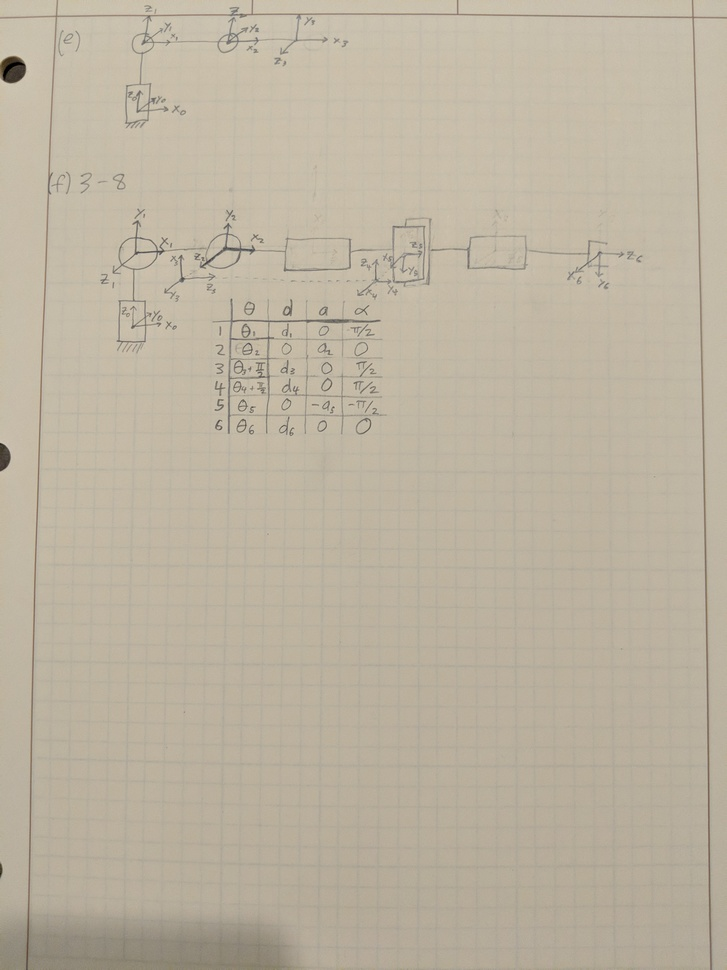
//> input picture me537/IMG_20180925_212853~2.jpg, 727 x 970 px, shrunk from 3024 x 4032 before the run, given in place of MotionFieldVideo.mp4, which was not available
$ ./feature_matching   (built with g++ and OpenCV 4)
//> lines starting //> are read from the running program, lines starting //| are printed output that depends on the picture; after the words box and inside, x2 and y2 are one past the last pixel; in counts of white or black regions, pixels touching at a corner belong together; pictures that were not available may be replaced by others from this repository, and a replacement may not be noted
#include <opencv2/opencv.hpp>
#include <iostream>
#include <string>
#include <vector>

using namespace std;
using namespace cv;

Point2f point_corrected(Point2f pt, int w, Mat img);

int main(int argc, char **argv)
{

  int skip_frames = 0;
  if ( argc > 1)
    skip_frames = stoi(argv[1]);
  else
    skip_frames = 10;

  VideoCapture cap("/home/seth/school/robotic_vision/5/MotionFieldVideo.mp4");
  int w(5);
  int ws = w*10;
  Size winSize(21, 21), templateSize(w,w), searchSize(ws,ws);
  int match_method = cv::TM_SQDIFF_NORMED;

  TermCriteria crit{TermCriteria::COUNT + TermCriteria::EPS, 40, 0.001};
  int MAX_CORNERS(500), PYRAMID_LEVEL(2);
  double QUALITY(0.01), MIN_DIST(10.0), MIN_EIG(0.02);

  vector<Point2f> corners;
  vector<Point2f> prev_corners;

  Mat gray, prev_gray, frame;
  int frame_num = 0;
  cout << "-- Beginning launch sequence..." << endl;
  while (true)
  {
    if ( frame.empty() )
    {
      cap >> frame;
//> frame is the input picture: 970 rows x 727 cols, CV_8UC3; mean B, G, R 161, 179.3, 188.7
      cvtColor(frame, prev_gray, COLOR_BGR2GRAY);
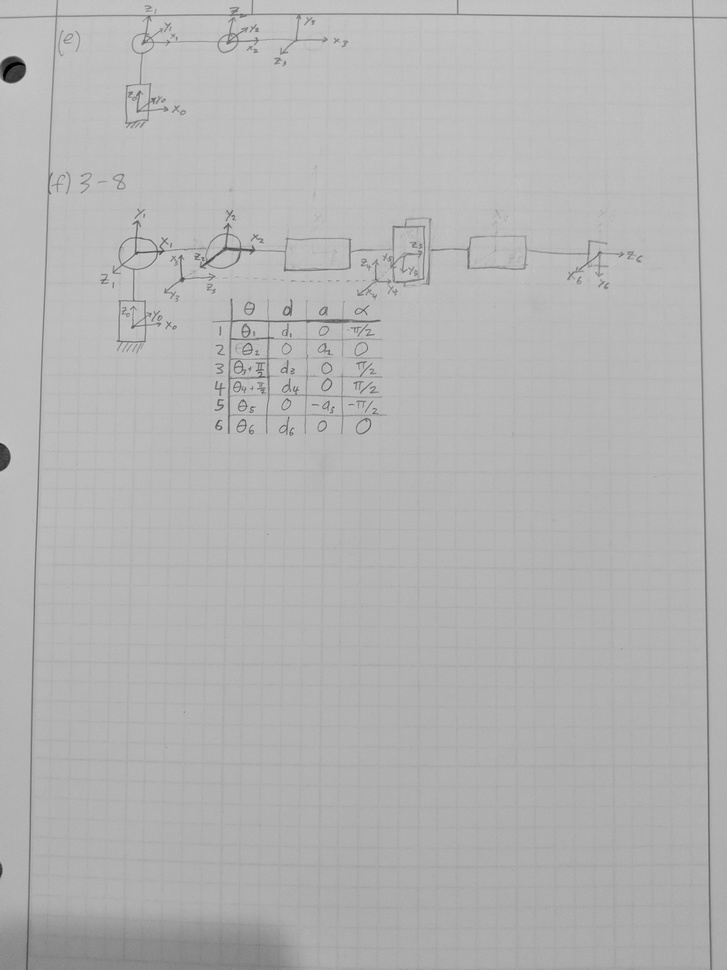
//> prev_gray: 970 rows x 727 cols, CV_8UC1; min 0, max 209, mean 180
    }

    for (int i=0; i <= skip_frames; i++)
      cap >> frame;
    if (frame.empty())
    {
      cout << "-- Main engine cutoff";
      break;
    }

    if ( !gray.empty() )
      gray.copyTo(prev_gray);
    cvtColor(frame, gray, COLOR_BGR2GRAY);
    goodFeaturesToTrack(prev_gray, prev_corners, MAX_CORNERS, QUALITY, MIN_DIST);
//> prev_corners = 312 Points (x, y), first 12: [181, 255], [228, 223], [137, 111], [160, 253], [184, 278], [255, 250], [200, 266], [132, 327], [135, 253], [268, 336], [137, 221], [328, 401]

    // int counter(0);
    for (int i=0; i < prev_corners.size(); i++)
    {
      Point2f pt = point_corrected(prev_corners[i], w, frame);
      Rect templ_roi(pt, templateSize);
      Mat templ = prev_gray(templ_roi);
      Point2f search_pt = point_corrected(prev_corners[i], ws, frame);
      Rect search_roi(search_pt, searchSize);
      Mat search_box = gray(search_roi);

      int res_cols = search_box.cols - templ.cols + 1;
      int res_rows = search_box.rows - templ.rows + 1;
      Mat result;
      result.create(res_rows, res_cols, CV_32FC1);
      matchTemplate(search_box, templ, result, match_method);
      normalize(result, result, 0, 1, cv::NORM_MINMAX, -1, Mat());

      double minVal; double maxVal;
      cv::Point matchLoc, minLoc, maxLoc;
      cv::minMaxLoc( result, &minVal, &maxVal, &minLoc, &maxLoc, cv::Mat());
      matchLoc.x = pt.x - res_cols/2.0 + minLoc.x;
      matchLoc.y = pt.y - res_rows/2.0 + minLoc.y;

      circle(frame, prev_corners[i], 3, Scalar(0,255,0), -1);
      line(frame, prev_corners[i], matchLoc, Scalar(0,0,255), 1);
      // counter++;
    }
//> this loop made 312 passes
//> (x in point_corrected, y in point_corrected, templ_roi, x in point_corrected (second call), y in point_corrected (second call), search_roi, minLoc, maxLoc) on passes 1 to 3: (178.5, 252.5, Rect(178, 252, 5, 5), 156, 230, Rect(156, 230, 50, 50), Point(22, 22), Point(3, 20)), (225.5, 220.5, Rect(226, 220, 5, 5), 203, 198, Rect(203, 198, 50, 50), Point(23, 22), Point(21, 27)), (134.5, 108.5, Rect(134, 108, 5, 5), 112, 86, Rect(112, 86, 50, 50), Point(22, 22), Point(40, 12))
//> pass 1, `Mat search_box = gray(search_roi);`:
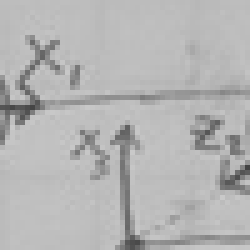
//> search_box: 50 rows x 50 cols, CV_8UC1 (shown 5 times larger); min 67, max 201, mean 180.1
//> pass 1, `matchTemplate(search_box, templ, result, match_method);`:
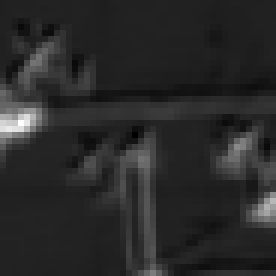
//> result: 46 rows x 46 cols, CV_32FC1 (shown 6 times larger); min 3e-16, max 0.265, mean 0.0439; drawn with min black and max white
//> pass 2, `Mat search_box = gray(search_roi);`:
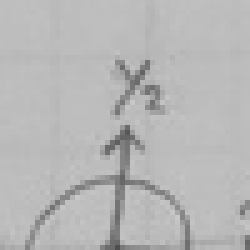
//> search_box: 50 rows x 50 cols, CV_8UC1 (shown 5 times larger); min 78, max 200, mean 183
//> after the loop:
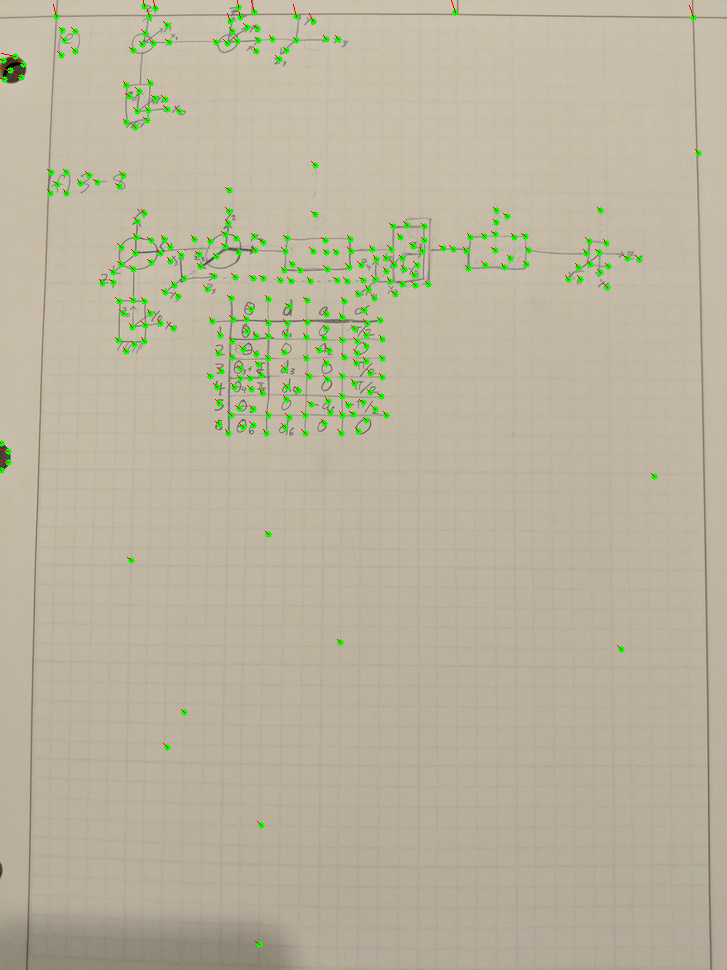
//> frame: 970 rows x 727 cols, CV_8UC3; 1.37% of pixels changed, all inside (x1, y1, x2, y2) = (0, 0, 702, 948)
    // cout << "circles: " << counter << endl;

    cv::imshow("Feature Matching", frame);
    char c = (char)waitKey(40);
//> the 'q' key is pressed
    if ( c == 'q' )
      break;
  }
  cap.release();

  return 0;
}

Point2f point_corrected(Point2f pt, int w, Mat img)
{
  double x, y;

  if(pt.x > img.cols - w/2.0)
    x = img.cols - w;
  else if(pt.x < w/2.0)
    x = 0;
  else
    x = pt.x- w/2.0;
  if(pt.y > img.rows - w/2.0)
    y = img.rows - w;
  else if(pt.y < w/2.0)
    y = 0;
  else
     y = pt.y - w/2.0;

  return cv::Point2f(x, y);
}
